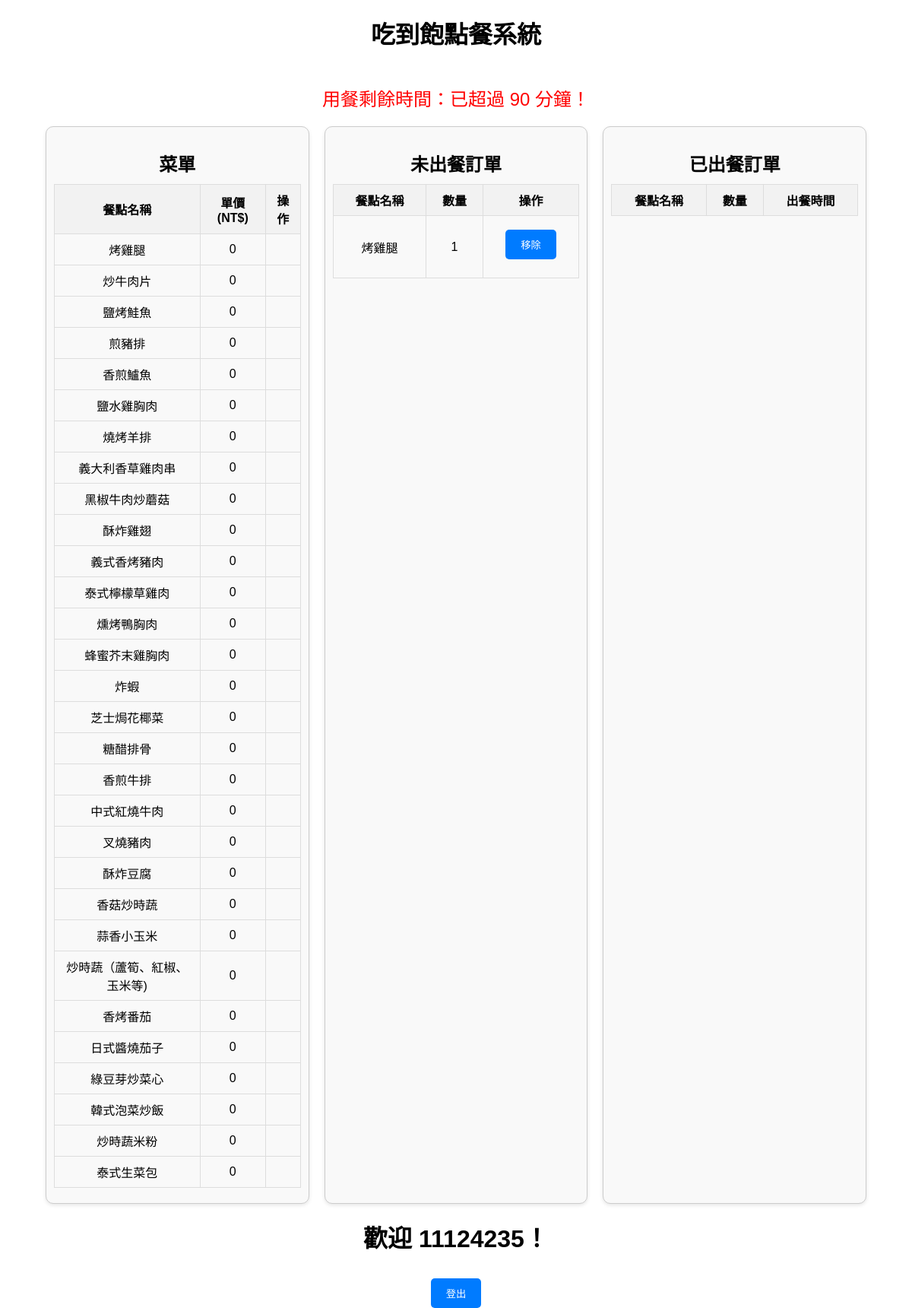
Page /order.php?table_number=1 (signed in) on the committed database.
### tables this page shows
CREATE TABLE `menu` (
  `id` int NOT NULL AUTO_INCREMENT,
  `food_name` varchar(255) NOT NULL,
  `price` int NOT NULL,
  PRIMARY KEY (`id`)
);

CREATE TABLE `unserved_orders` (
  `food_name` varchar(255) NOT NULL,
  `quantity` int NOT NULL,
  `id` int NOT NULL AUTO_INCREMENT,
  `table_number` int(2) NOT NULL,
  PRIMARY KEY (`id`)
);

### order.php (the view, shortened to what this page needs)
<?php
$tableNumber = $_SESSION['table_number'];
require 'db_connection.php';
$menuResult = $conn->query("SELECT * FROM menu");
$unservedResult = $conn->query("SELECT * FROM unserved_orders where table_number={$tableNumber}");
?>
<html lang="en">
<head>
</head>
<body>
    <h1>吃到飽點餐系統</h1>
    <p class="timer">用餐剩餘時間：<span id="countdown"></span></p>
    <div class="container">
        <div class="section">
            <h2>菜單</h2>
            <table>
                <tr>
                    <th>餐點名稱</th>
                    <th>單價 (NT$)</th>
                    <th>操作</th>
                </tr>
                <?php while ($row = $menuResult->fetch_assoc()): ?>
                <tr>
                    <td><?= htmlspecialchars($row['food_name']) ?></td>
                    <td><?= htmlspecialchars($row['price']) ?></td>
                    <td>
                    </td>
                </tr>
                <?php endwhile; ?>
            </table>
        </div>
        <div class="section">
            <h2>未出餐訂單</h2>
            <table>
                <tr>
                    <th>餐點名稱</th>
                    <th>數量</th>
					<th>操作</th>
                </tr>
                <?php while ($row = $unservedResult->fetch_assoc()): ?>
                <tr>
                    <td><?= htmlspecialchars($row['food_name']) ?></td>
                    <td><?= htmlspecialchars($row['quantity']) ?></td>
					<td>
						<form method="POST">
							<button type="submit" name="remove_order">移除</button>
						</form>
					</td>
                </tr>
                <?php endwhile; ?>
            </table>
        </div>
        <div class="section">
            <h2>已出餐訂單</h2>
            <table>
                <tr>
                    <th>餐點名稱</th>
                    <th>數量</th>
                    <th>出餐時間</th>
                </tr>
            </table>
        </div>
    </div>
    <h1>歡迎 <?= htmlspecialchars($_SESSION['username']) ?>！</h1>
    <a href="logout.php">
    <button class="logout-btn">登出</button>
    </a>
</body>
</html>

### order.php (style rules this page uses)
body { font-family: Arial, sans-serif; margin: 0; padding: 0; display: flex; flex-direction: column; align-items: center; }
h1 { text-align: center; margin-top: 20px; }
.timer { font-size: 1.5em; color: red; margin-bottom: 20px; }
.container { display: flex; justify-content: space-between; width: 90%; gap: 20px; }
.section { flex: 1; border: 1px solid #ccc; border-radius: 10px; padding: 10px; box-shadow: 0 2px 5px rgba(0, 0, 0, 0.1); background-color: #f9f9f9; }
.section h2 { text-align: center; margin-bottom: 10px; }
.section table { width: 100%; border-collapse: collapse; margin-bottom: 10px; }
.section table th, .section table td { border: 1px solid #ddd; padding: 8px; text-align: center; }
.section table th { background-color: #f2f2f2; }
button { padding: 10px 20px; margin-top: 10px; background-color: #007bff; color: #fff; border: none; border-radius: 5px; cursor: pointer; }

### rows in the picture
menu: food_name "烤雞腿", price "0"
menu: food_name "炒牛肉片", price "0"
menu: food_name "鹽烤鮭魚", price "0"
menu: food_name "煎豬排", price "0"
menu: food_name "香煎鱸魚", price "0"
menu: food_name "鹽水雞胸肉", price "0"
menu: food_name "燒烤羊排", price "0"
menu: food_name "義大利香草雞肉串", price "0"
menu: food_name "黑椒牛肉炒蘑菇", price "0"
menu: food_name "酥炸雞翅", price "0"
menu: food_name "義式香烤豬肉", price "0"
menu: food_name "泰式檸檬草雞肉", price "0"
menu: food_name "燻烤鴨胸肉", price "0"
menu: food_name "蜂蜜芥末雞胸肉", price "0"
menu: food_name "炸蝦", price "0"
menu: food_name "芝士焗花椰菜", price "0"
menu: food_name "糖醋排骨", price "0"
menu: food_name "香煎牛排", price "0"
menu: food_name "中式紅燒牛肉", price "0"
menu: food_name "叉燒豬肉", price "0"
menu: food_name "酥炸豆腐", price "0"
menu: food_name "香菇炒時蔬", price "0"
menu: food_name "蒜香小玉米", price "0"
menu: food_name "炒時蔬（蘆筍、紅椒、玉米等)", price "0"
menu: food_name "香烤番茄", price "0"
menu: food_name "日式醬燒茄子", price "0"
menu: food_name "綠豆芽炒菜心", price "0"
menu: food_name "韓式泡菜炒飯", price "0"
menu: food_name "炒時蔬米粉", price "0"
menu: food_name "泰式生菜包", price "0"
unserved_orders: food_name "烤雞腿", quantity "1"

### other values in the picture
$_SESSION['username'] "11124235"
